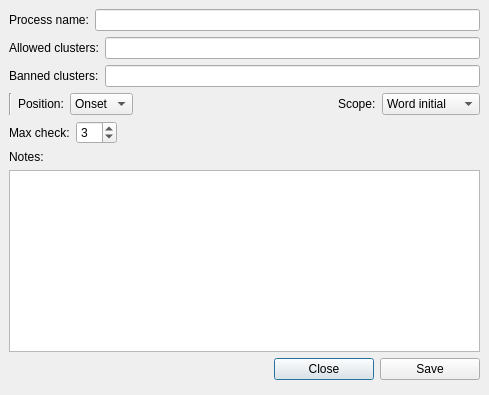
<?xml version="1.0" encoding="UTF-8"?>
<ui version="4.0">
 <class>Dialog</class>
 <widget class="QDialog" name="Dialog">
  <property name="geometry">
   <rect>
    <x>0</x>
    <y>0</y>
    <width>489</width>
    <height>395</height>
   </rect>
  </property>
  <property name="windowTitle">
   <string>Dialog</string>
  </property>
  <widget class="QWidget" name="verticalLayoutWidget">
   <property name="geometry">
    <rect>
     <x>9</x>
     <y>9</y>
     <width>471</width>
     <height>371</height>
    </rect>
   </property>
   <layout class="QVBoxLayout" name="verticalLayout">
    <item>
     <layout class="QHBoxLayout" name="horizontalLayout">
      <item>
       <widget class="QLabel" name="label_name">
        <property name="text">
         <string>Process name:</string>
        </property>
       </widget>
      </item>
      <item>
       <widget class="QLineEdit" name="lineEdit_name"/>
      </item>
     </layout>
    </item>
    <item>
     <layout class="QHBoxLayout" name="horizontalLayout_2">
      <item>
       <widget class="QLabel" name="label_target">
        <property name="text">
         <string>Allowed clusters:</string>
        </property>
       </widget>
      </item>
      <item>
       <widget class="QLineEdit" name="lineEdit_allow">
        <property name="toolTip">
         <string>Clusters listed thusly: t r, k l, etc.</string>
        </property>
       </widget>
      </item>
     </layout>
    </item>
    <item>
     <layout class="QHBoxLayout" name="horizontalLayout_5">
      <item>
       <widget class="QLabel" name="label_trigger">
        <property name="text">
         <string>Banned clusters:</string>
        </property>
       </widget>
      </item>
      <item>
       <widget class="QLineEdit" name="lineEdit_ban">
        <property name="toolTip">
         <string>Clusters listed thusly: t r, k l, etc.</string>
        </property>
       </widget>
      </item>
     </layout>
    </item>
    <item>
     <layout class="QHBoxLayout" name="horizontalLayout_4">
      <item>
       <widget class="Line" name="line">
        <property name="orientation">
         <enum>Qt::Vertical</enum>
        </property>
       </widget>
      </item>
      <item>
       <widget class="QLabel" name="label">
        <property name="text">
         <string>Position:</string>
        </property>
       </widget>
      </item>
      <item>
       <widget class="QComboBox" name="combo_position">
        <item>
         <property name="text">
          <string>Onset</string>
         </property>
        </item>
        <item>
         <property name="text">
          <string>Coda</string>
         </property>
        </item>
        <item>
         <property name="text">
          <string>Any</string>
         </property>
        </item>
       </widget>
      </item>
      <item>
       <spacer name="horizontalSpacer_4">
        <property name="orientation">
         <enum>Qt::Horizontal</enum>
        </property>
        <property name="sizeHint" stdset="0">
         <size>
          <width>40</width>
          <height>20</height>
         </size>
        </property>
       </spacer>
      </item>
      <item>
       <widget class="QLabel" name="label_2">
        <property name="text">
         <string>Scope:</string>
        </property>
       </widget>
      </item>
      <item>
       <widget class="QComboBox" name="combo_scope">
        <property name="currentText">
         <string>Word initial</string>
        </property>
        <item>
         <property name="text">
          <string>Word initial</string>
         </property>
        </item>
        <item>
         <property name="text">
          <string>Word medial</string>
         </property>
        </item>
        <item>
         <property name="text">
          <string>Word final</string>
         </property>
        </item>
        <item>
         <property name="text">
          <string>Any</string>
         </property>
        </item>
       </widget>
      </item>
     </layout>
    </item>
    <item>
     <layout class="QHBoxLayout" name="horizontalLayout_6">
      <item>
       <widget class="QLabel" name="label_max">
        <property name="minimumSize">
         <size>
          <width>0</width>
          <height>0</height>
         </size>
        </property>
        <property name="text">
         <string>Max check:</string>
        </property>
       </widget>
      </item>
      <item>
       <widget class="QSpinBox" name="spin_max_check">
        <property name="value">
         <number>3</number>
        </property>
       </widget>
      </item>
      <item>
       <spacer name="horizontalSpacer_3">
        <property name="orientation">
         <enum>Qt::Horizontal</enum>
        </property>
        <property name="sizeHint" stdset="0">
         <size>
          <width>40</width>
          <height>20</height>
         </size>
        </property>
       </spacer>
      </item>
     </layout>
    </item>
    <item>
     <widget class="QLabel" name="label_notes">
      <property name="text">
       <string>Notes:</string>
      </property>
     </widget>
    </item>
    <item>
     <widget class="QTextEdit" name="textEdit_notes"/>
    </item>
    <item>
     <layout class="QHBoxLayout" name="horizontalLayout_8">
      <item>
       <spacer name="horizontalSpacer">
        <property name="orientation">
         <enum>Qt::Horizontal</enum>
        </property>
        <property name="sizeHint" stdset="0">
         <size>
          <width>40</width>
          <height>20</height>
         </size>
        </property>
       </spacer>
      </item>
      <item>
       <widget class="QPushButton" name="pushButton_close">
        <property name="minimumSize">
         <size>
          <width>100</width>
          <height>0</height>
         </size>
        </property>
        <property name="text">
         <string>Close</string>
        </property>
       </widget>
      </item>
      <item>
       <widget class="QPushButton" name="pushButton_save">
        <property name="minimumSize">
         <size>
          <width>100</width>
          <height>0</height>
         </size>
        </property>
        <property name="text">
         <string>Save</string>
        </property>
       </widget>
      </item>
     </layout>
    </item>
   </layout>
  </widget>
 </widget>
 <resources/>
 <connections/>
</ui>
